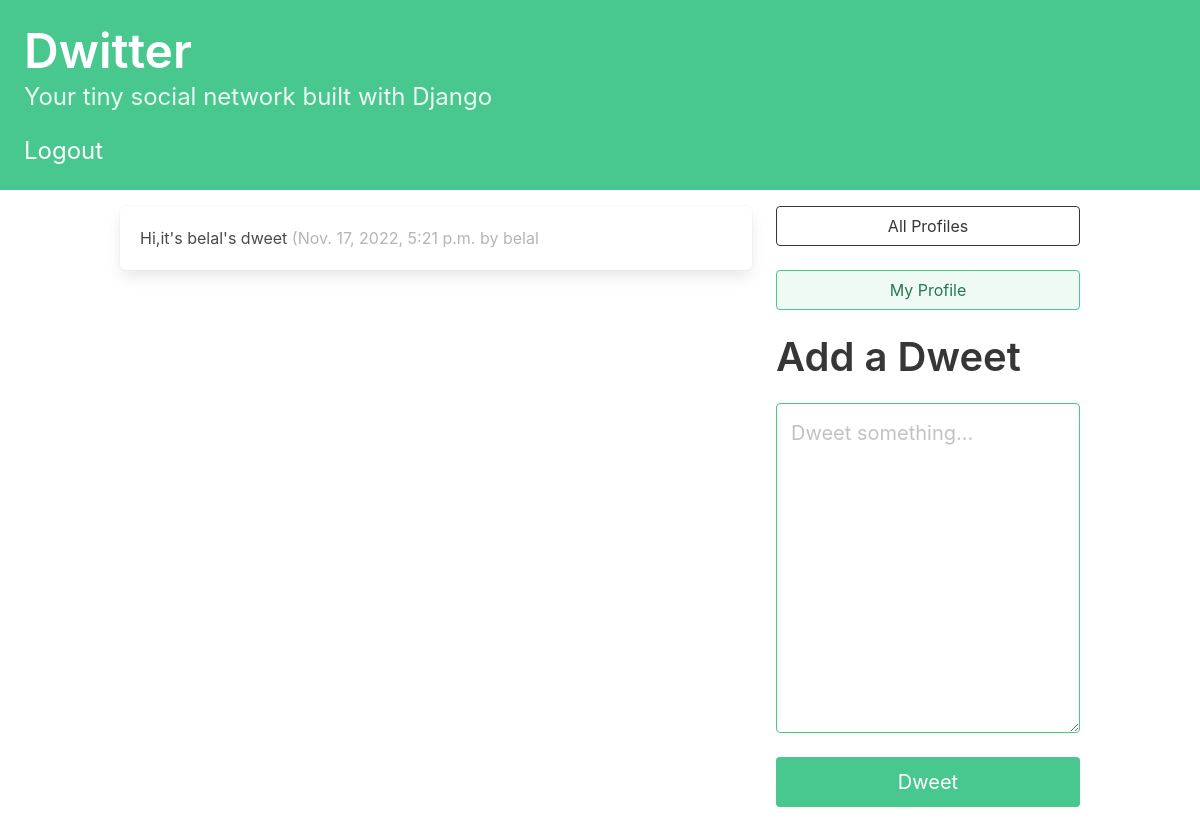
Before: /dashboard/ (signed in) with the older database file.
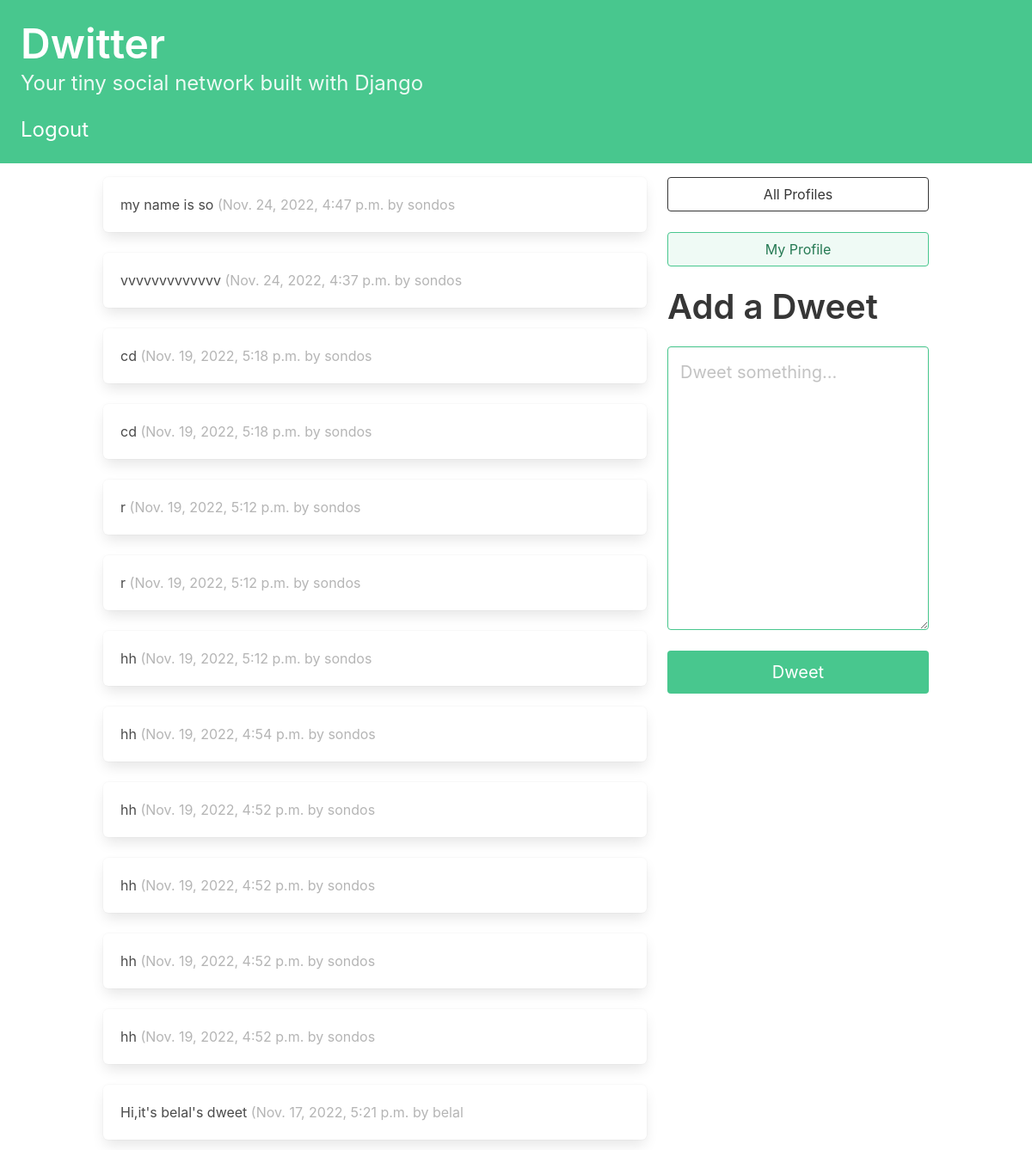
After: the same page with the newer database file.
### dwitter/models.py (models this page shows, shortened)
class Dweet(models.Model):
 user = models.ForeignKey(User,
    related_name="dweets",
    on_delete=models.DO_NOTHING)
 body = models.CharField(max_length=140)
 created_at = models.DateTimeField(auto_now_add=True)

### dwitter/views.py (the view)
# urls.py: path("dashboard/", dashboard, name="dashboard"),
def dashboard(request):
 if request.user.is_authenticated:
  form = DweetForm(request.POST or None)
  if request.method == "POST":
   if form.is_valid():
    dweet = form.save(commit=False)
    dweet.user = request.user
    dweet.save()
    return redirect("dashboard")
  followed_dweets = Dweet.objects.filter(
    user__profile__in=request.user.profile.follows.all()
     ).order_by("-created_at")
  return render(
     request,
     "dwitter/dashboard.html",
     {"form": form, "dweets": followed_dweets},
    )
 else:
   return redirect('%s?next=%s' % (settings.LOGIN_URL, request.path))

### dwitter/forms.py
class DweetForm(forms.ModelForm):
 body = forms.CharField(
                 required=True,
                 widget=forms.widgets.Textarea(
                 attrs={
                 "placeholder": "Dweet something...",
                 "class": "textarea is-success is-medium",
                       }
                   ),
                 label="",
                )
 class Meta:
  model = Dweet
  exclude = ("user", )

### dwitter/templates/dwitter/dashboard.html (shortened to what this page needs)
{% extends 'base.html' %}
{% block content %}
<div class="column">
    {% for dweet in dweets %}
    <div class="box">
    {{dweet.body}}
    <span class="is-small has-text-grey-light">
    ({{ dweet.created_at }} by {{ dweet.user.username }}
    </span>
    </div>
    {% endfor %}
</div>
<div class="column is-one-third">
<div class="block">
<a href="{% url 'profile_list' %} ">
<button class="button is-dark is-outlined is-fullwidth">
All Profiles
</button>
</a>
</div>
<div class="block">
<a href="{% url 'profile' request.user.profile.id %} ">
<button class="button is-success is-light is-outlined is-fullwidth">
My Profile
</button>
</a>
</div>
<div class="block">
<div class="block">
<h2 class="title is-2">Add a Dweet</p>
</div>
<div class="block">
<form method="post">
{{ form.as_p }}
<button class="button is-success is-fullwidth is-medium mt-5"
type="submit">Dweet
</button>
</form>
</div>
</div>
</div>
{% endblock content %}

### dwitter/templates/base.html (shortened to what this page needs)
<!DOCTYPE html>
<html lang="en">
<head>
<link rel="stylesheet"
href="https://cdn.jsdelivr.net/npm/bulma@0.9.3/css/bulma.min.css">
</head>
<body>
<section class="hero is-small is-success mb-4">
<div class="hero-body">
<h1 class="title is-1">Dwitter</h1>
<p class="subtitle is-4">
Your tiny social network built with Django
</p>
{% if user.is_authenticated %}
<a class="subtitle is-4" href="{% url 'logout' %}">Logout</a>
{% endif %}
</div>
</section>
<div class="container">
<div class="columns">
{% block content %}
{% endblock content %}
</div>
</div>
</body>
</html>

Changed rows visible on the page:
added Dweet: body "my name is so", created_at "Nov. 24, 2022, 4:47 p.m.", user.username "sondos"
added Dweet: body "vvvvvvvvvvvvv", created_at "Nov. 24, 2022, 4:37 p.m.", user.username "sondos"
added Dweet: body "cd", created_at "Nov. 19, 2022, 5:18 p.m.", user.username "sondos"
added Dweet: body "cd", created_at "Nov. 19, 2022, 5:18 p.m.", user.username "sondos"
added Dweet: body "r", created_at "Nov. 19, 2022, 5:12 p.m.", user.username "sondos"
added Dweet: body "r", created_at "Nov. 19, 2022, 5:12 p.m.", user.username "sondos"
added Dweet: body "hh", created_at "Nov. 19, 2022, 5:12 p.m.", user.username "sondos"
added Dweet: body "hh", created_at "Nov. 19, 2022, 4:54 p.m.", user.username "sondos"
added Dweet: body "hh", created_at "Nov. 19, 2022, 4:52 p.m.", user.username "sondos"
added Dweet: body "hh", created_at "Nov. 19, 2022, 4:52 p.m.", user.username "sondos"
added Dweet: body "hh", created_at "Nov. 19, 2022, 4:52 p.m.", user.username "sondos"
added Dweet: body "hh", created_at "Nov. 19, 2022, 4:52 p.m.", user.username "sondos"
